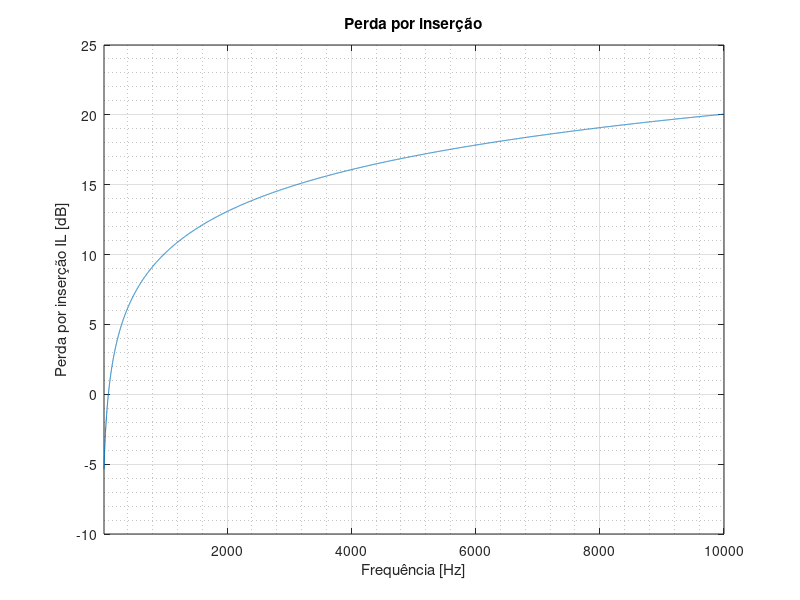

Here is the MATLAB script that generated this plot:
% CLAUSURA
clear; close all; clc;

% FREQUENCIAS 
f_i = 20; % [Hz]Frequencia inicial
f_f = 10000; % [Hz] Frequencia final

f_s = (f_f - f_i);
f = linspace(f_i,f_f,f_s); % [Hz] Vetor de frequencia linear
omega = 2*pi*f; % [rad/s] Vetor de frequencia angular

% AR
rho0 = 1.21; 
c0 = 343;

% CLAUSURA
Li_xyz = [.5,.4,.3]; %[m] dimensões internas

% MATERIAL (MDF)
d_m = 0.02; % [m] espessura do material da clausura
rho_m = 750; % [kg/m^3] densidade do material
denssup = rho_m * d_m; % [kg/m^2] densidade superficial
alhpa_m = 0.1; % coeficiente de absorção (varia com a frequência mas usarei uma média)

% Perda de transmissão
TL = 10 * log10(1 + ( (omega .* denssup)./(2*rho0*c0) ) );

% Áreas da clausura
Si = 2*(Li_xyz(1)*Li_xyz(2) + Li_xyz(1)*Li_xyz(3) + Li_xyz(2)*Li_xyz(3)); % Area interna
Le_xyz = Li_xyz+ 2*d_m; % Dimensões externas
Se = 2*(Le_xyz(1)*Le_xyz(2) + Le_xyz(1)*Le_xyz(3) + Le_xyz(2)*Le_xyz(3)); % Area externa

% Fator de coreção
C = 10 * log10 ( ( 0.3 + Se * (1-alhpa_m)/(Si*alhpa_m) ) );
% se alpha fosse dependente da frequencia, C também seria.

IL = TL - C;



figure; 
% semilogx(f, IL); 
plot(f, IL, LineWidth=2);
title('Perda por inserção'); 
xlabel('Frequência [Hz]');
ylabel('Perda por inserção IL [dB]'); 
grid on;             
grid minor;
xlim([f(1), f(end)])